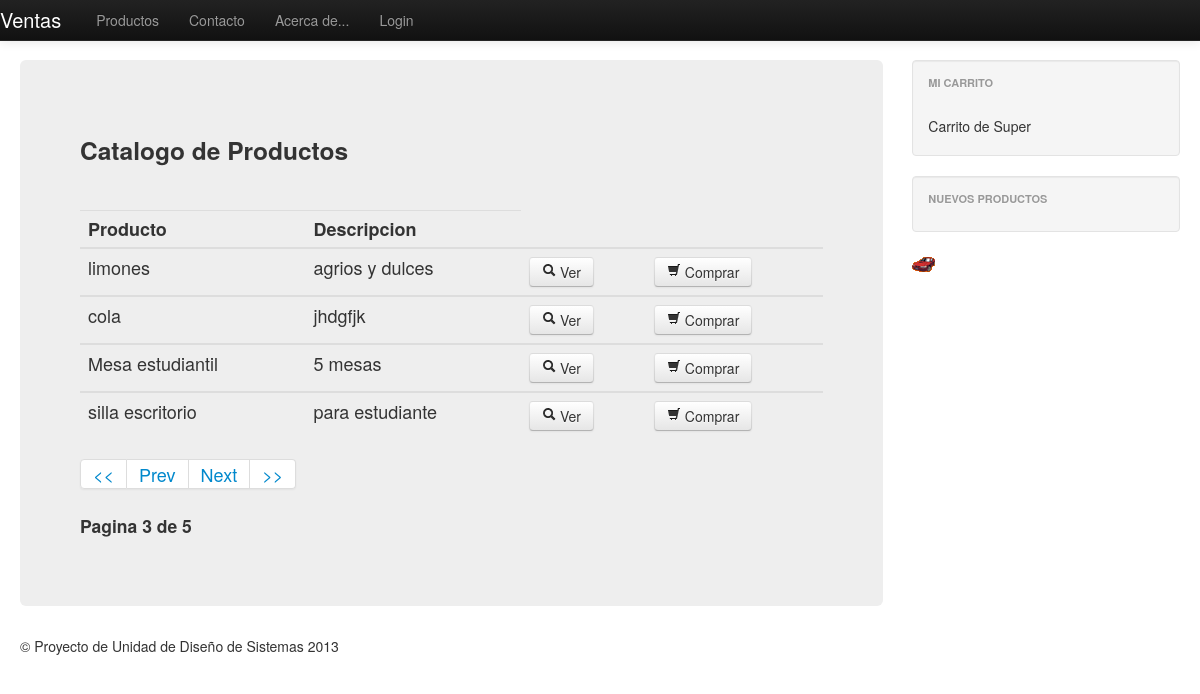
/productos/page/3/, run on the app's committed database.
### app/ventas/models.py (models this page shows, shortened)
class producto(models.Model):
	nombre = models.CharField(max_length=100)
	descripcion = models.TextField(max_length=300)
	status = models.BooleanField(default=True)

### app/hm/views.py (the view)
# urls.py: url(r'^productos/page/(?P<pagina>.*)/$' , 'productos_view', name='vista_productos'),
def productos_view(request,pagina):
	lista_prod = producto.objects.filter(status=True) #Algo asi como select * from productos where status=True
	paginator = Paginator(lista_prod,4) #Cuantos elementos quieres por pagina = 3
	try:
		page = int(pagina)
	except:
		page = 1
	try:
		productos = paginator.page(page)
	except (EmptyPage,InvalidPage):
		productos = paginator.page(paginator.num_pages)
	ctx = {'productos':productos}
	return render_to_response('ventas/productos.html', ctx, context_instance=RequestContext(request))

### templates/ventas/productos.html (shortened to what this page needs)
{% extends 'base.html' %}
{% block content %}
<h3>Catalogo  de Productos</h3>
{% if productos %}
<br><table class="table table-hover">
	<theader>
		<tr>
			<th>Producto</th>
			<th>Descripcion</th>
		</tr>
	</theader>
	{% for p in productos %}
	<tbody>
		<tr>
			<td> {{p.nombre}} </td>
			<td> {{p.descripcion}} </td>
			<td> <a class="btn" href="/producto/{{p.id}}/"> <li class="icon-search"></li> Ver </a></td>
			<td> <a class="btn" href="#"> <li class="icon-shopping-cart"></li> Comprar </a></td>
		</tr>
	</tbody>
	{% endfor %}
</table>
{% else %}
	<h2>no existen productos activos</h2>
{% endif %}
{% if productos %}
	<div class="pagination">
	<ul>
		<li><a href="/productos/page/1"> << </a></li>
		{% if productos.has_previous %}
			<li><a href="/productos/page/{{productos.previous_page_number }}/">Prev</a></li>
		{% else %}
			<li><a href="#"> Prev </a></li>
		{% endif %}
		{% if productos.has_next %}
			<li><a href="/productos/page/{{productos.next_page_number}}/"> Next </a></li>
		{% else %}
			<li><a href="#"> Next </a></li>
		{% endif %}
			<li><a href="/productos/page/{{productos.paginator.num_pages}}/"> >> </a></li>
	</ul>
	</div>
	<h4> Pagina {{ productos.number }} de {{productos.paginator.num_pages }}</h4>
{% endif %}
{% endblock %}

### templates/base.html (style rules this page uses)
body { padding-top: 60px; padding-bottom: 40px; }

### data on the page
producto: nombre "limones", descripcion "agrios y dulces"
producto: nombre "cola", descripcion "jhdgfjk"
producto: nombre "Mesa estudiantil", descripcion "5 mesas"
producto: nombre "silla escritorio", descripcion "para estudiante"

### other printed values
{{ productos.number }} "3"
{{ productos.paginator.num_pages }} "5"
